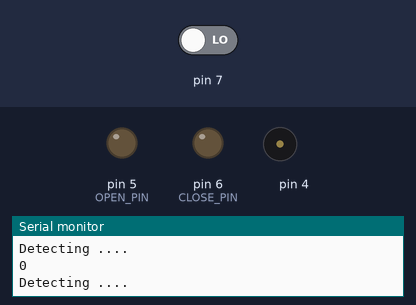
A sketch run on a simulated Arduino Uno, built with avr-gcc and run on an emulated ATmega328P. Shown: output pins drawn as LEDs (lit = HIGH), buzzer (waves = sounding), the last lines printed to the serial monitor. The inputs (shaded band) are chosen by the test bench; at power-on: pin 7 LOW.

Above: at 1.2 s.
1.3 s: pin 7 driven HIGH
At 2.7 s:
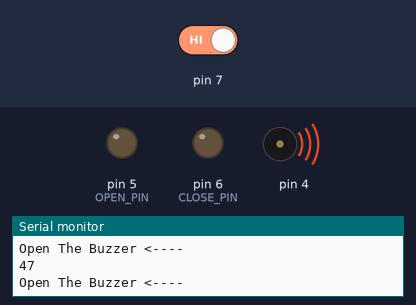
Timing chart, 0 to 8.8 s (numbered marks = the images above; inputs shaded):
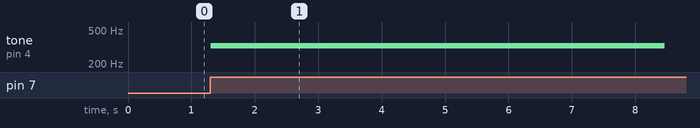

The sketch:

Room_Program_Curtain.ino
```cpp
const int BUTTON_OUTSIDE = 2; // Button to move the curtains outside
const int BUTTON_INSIDE = 3; // Button to move curtains inside
const int BUZZER = 4; // Buzzer when opening the curtain
const int OPEN_PIN = 5 , CLOSE_PIN = 6; // Pins for moving the turbine
const int PIR_SENSOR = 7; // Sensor for detecting person outside
// const int CURTAIN_CONTROLLER = PENDING  // Currently understanding the tools


const int BUZZER_SOUND = 325; // The pitch of the buzzer
const int TURBINE_SPEED = 225; // Voltage for moving the turbine
bool isCurtainOpen = false; // Use to identify if the curtain is open
const int buzzerDelay = 250; // The microsecond for buzzer to sound
bool doneBuzzerDelay = false; // Used to check if done buzzering
bool doneDetecting = false; // Check if done detecting an object
const int stopingBuzzerDelay = 500; // The microsecond for buzzer to stop sound
int countedDelay = 0; // Used to cound the microsecond pass

bool buttonIsClicked(int pin){
  if ( digitalRead(pin) == HIGH){
    return true;
  }
  return false;
}

bool detected(){
  if ( digitalRead(::PIR_SENSOR) == HIGH){
    return true;
  }
  return false;
}

void setup() {
  // put your setup code here, to run once:
  pinMode(::BUTTON_INSIDE , INPUT);
  pinMode(::BUTTON_OUTSIDE , INPUT);
  pinMode(::PIR_SENSOR , INPUT);

  pinMode(::BUZZER , OUTPUT);
  pinMode(::OPEN_PIN , OUTPUT);
  pinMode(::CLOSE_PIN , OUTPUT);
  Serial.begin(9600);
}

void loop() {
  // put your main code here, to run repeatedly:

  // check if there a person outside
  if (!::doneDetecting){
    // check if detected
    Serial.println("Detecting .... ");
    if (::detected()){
      // if person detected make sound
      ::doneDetecting = true;
      ::countedDelay = 0;
    }
  }

  // Add microsecond to the buzzer
  if (::doneDetecting && !::doneBuzzerDelay){
    tone(::BUZZER , ::BUZZER_SOUND);
    delayMicroseconds(1);
    ::countedDelay = ::countedDelay + 1;
    Serial.println("Open The Buzzer <----");
  }

  // Add microsecond to the time out of buzzer
  if (::doneBuzzerDelay ){
    noTone(::BUZZER);
    delayMicroseconds(1);
    ::countedDelay = ::countedDelay + 1;
    Serial.println("Close The Buzzer <----");
  }

  // check if the buzzer done buzzering
  if (::doneDetecting){
    if (::countedDelay == ::buzzerDelay && !::doneBuzzerDelay){
      ::doneBuzzerDelay = true;
      ::countedDelay = 0;
    }
    if (::countedDelay == ::stopingBuzzerDelay){
      ::doneDetecting = false;
      ::doneBuzzerDelay = false;
      ::countedDelay = 0;
    }
  }

  Serial.println(countedDelay);

  // if (::buttonIsClicked(::BUTTON_INSIDE) || ::buttonIsClicked(::BUTTON_OUTSIDE)){
  //   // If the buttons clicked move the curtain based if the curtain is open or close
  //   ::isCurtainOpen = !::isCurtainOpen; // Change the moving of the curtain to open or close

  //   // Off the buzzer when the button is clicked

  //   if (::isCurtainOpen){
  //     Serial.println("Opening The Curtain ---------> ");
  //   } else {
  //     Serial.println("Closing The Curtain ---------> ");
  //   }

  //   if (::doneDetecting){
  //     ::doneDetecting = false;
  //     ::doneBuzzerDelay = false;
  //     ::countedDelay = 0;
  //     tone(::BUZZER , 1000);
  //   }

  //   while (::buttonIsClicked(::BUTTON_OUTSIDE)){
  //     Serial.println("Moving The Curtain Using OUTSIDE BUTTON ");
  //     // Move the curtain until not pressed the Button Outside
  //     if (::isCurtainOpen){
  //       // If the is opening, Make sound to alert the inside
  //       tone(::BUZZER, ::BUZZER_SOUND);
  //     }
  //     // Put here the code of moving the servor motor
  //     if (::isCurtainOpen){
  //       Serial.println("Opening Curtain");
  //       digitalWrite(::OPEN_PIN , HIGH);
  //     } else {
  //       Serial.println("Closing Curtain");
  //       digitalWrite(::CLOSE_PIN , HIGH);
  //     }
  //   }

  //   while (::buttonIsClicked(::BUTTON_INSIDE)){
  //     Serial.println("Moving The Curtain Using INSIDE BUTTON ");
  //     // Move the curtain until not pressed the Button Outside
  //     if (::isCurtainOpen){
  //       // If the is opening, Make sound to alert the inside
  //       tone(::BUZZER, ::BUZZER_SOUND);
  //     }
  //     // Put here the code of moving the servor motor
  //     if (::isCurtainOpen){
  //       Serial.println("Opening Curtain");
  //       digitalWrite(::OPEN_PIN , HIGH);
  //     } else {
  //       Serial.println("Closing Curtain");
  //       digitalWrite(::CLOSE_PIN , HIGH);
  //     }
  //   }

  //   noTone(::BUZZER); // Done using buzzer

  // } else {
  //   // Stop the moving of the Curtain
  //   digitalWrite(::OPEN_PIN, LOW);
  //   digitalWrite(::CLOSE_PIN , LOW);
  // }


}
```

Measured:
- after the input at 1.3 s, tone on pin 4: silent → 325 Hz at once, → silent 7.2 s later
